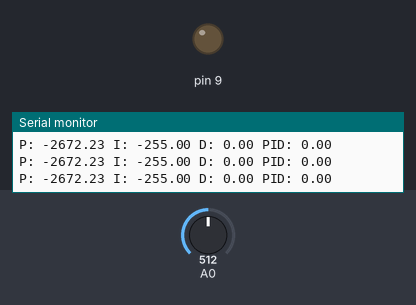
A sketch run on a simulated Arduino Uno, built with avr-gcc and run on an emulated ATmega328P. Shown: output pins drawn as LEDs (lit = HIGH), the last lines printed to the serial monitor. The inputs (shaded band) are chosen by the test bench; at power-on: A0 = 512.

Above: at 1.2 s.
1.3 s: A0 set to 484
At 2.3 s:
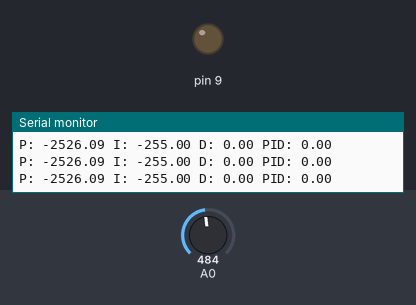
2.9 s: A0 set to 459
At 3.8 s:
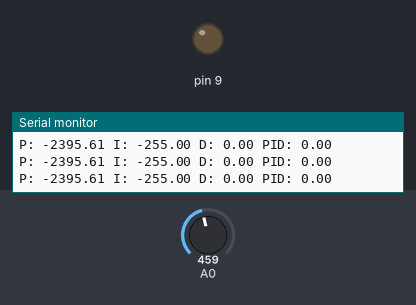
Timing chart, 0 to 5.9 s (numbered marks = the images above; inputs shaded):
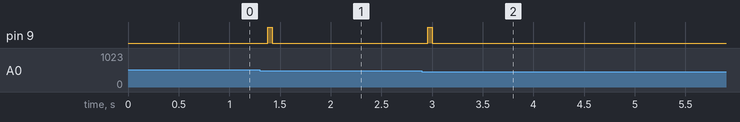

The sketch:

3_abril.ino
```cpp
// Definir constantes PID
const float kp = 5.2192;
const float ki = 0.028955;
const float kd = 235.188;

// Definir variables PID
float error, last_error, integral, derivative, pid_value;
float setpoint = 0;  // Valor de consigna deseado
float actual_value = 0;  // Valor medido actual

void setup() {
  // Inicializar las variables PID
  error = 0;
  last_error = 0;
  integral = 0;
  derivative = 0;
  pid_value = 0;

  // Inicializar los pines de entrada/salida
  pinMode(3, INPUT); // encoder
  pinMode(9, OUTPUT);

  // Configurar la comunicación serie
  Serial.begin(9600);
}

void loop() {
  // Leer el valor actual del sensor
  actual_value = analogRead(A0);

  // Calcular el error
  error = setpoint - actual_value;

  // Calcular la parte proporcional
  float p = kp * error;

  // Calcular la parte integral
  integral += ki * error;

  // Limitar la parte integral
  if (integral > 255) integral = 255;
  if (integral < -255) integral = -255;

  // Calcular la parte derivativa
  derivative = kd * (error - last_error);
  last_error = error;

  // Calcular el valor PID
  pid_value = p + integral + derivative;

  // Limitar el valor PID
  if (pid_value > 255) pid_value = 255;
  if (pid_value < 0) pid_value = 0;

  // Mostrar los valores PID en el monitor serie
  Serial.print("P: ");
  Serial.print(p);
  Serial.print(" I: ");
  Serial.print(integral);
  Serial.print(" D: ");
  Serial.print(derivative);
  Serial.print(" PID: ");
  Serial.println(pid_value);

  // Escribir el valor PID en el pin PWM
  analogWrite(9, pid_value);

  // Esperar un tiempo antes de volver a iterar
  delay(10);
}
```

Measured:
- after the input at 1.3 s, pin 9: LOW → HIGH after 0.08 s, → LOW 0.04 s later
- after the input at 2.9 s, pin 9: LOW → HIGH after 0.06 s, → LOW 0.04 s later
